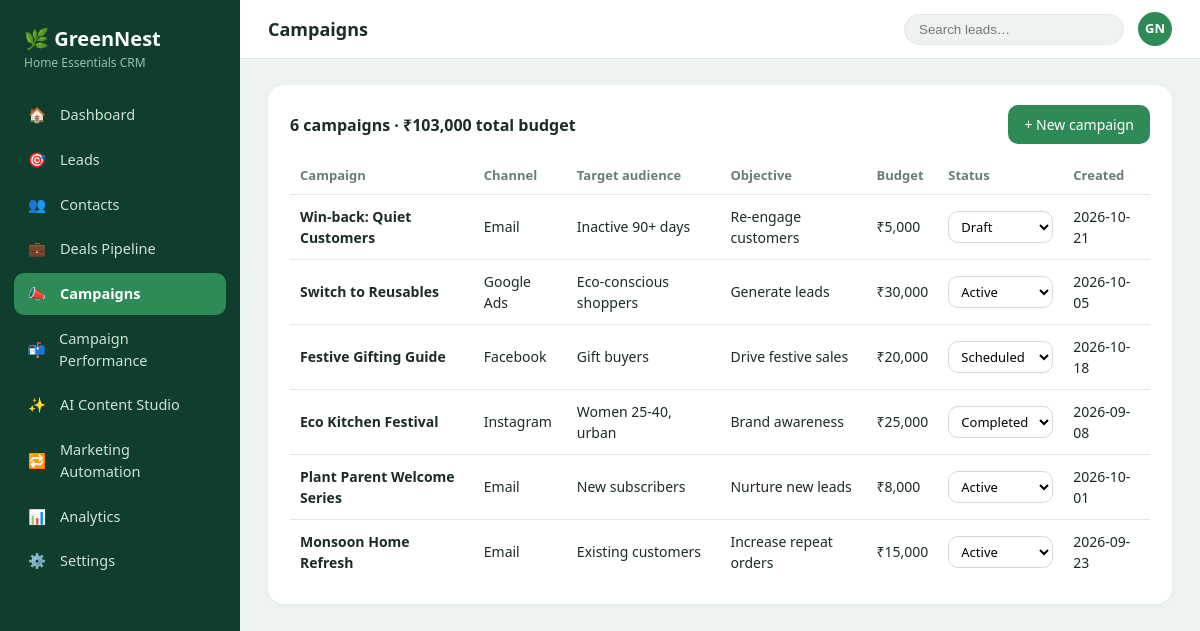
Page /campaigns on the committed database.
### tables this page shows
CREATE TABLE campaigns(
        id INTEGER PRIMARY KEY AUTOINCREMENT, name TEXT NOT NULL, channel TEXT, target_audience TEXT,
        objective TEXT, status TEXT DEFAULT 'Draft', budget REAL DEFAULT 0, created_at TEXT);

### app.py (the view)
@app.route("/campaigns")
def campaigns():
    data = rows("SELECT * FROM campaigns ORDER BY id DESC")
    return render_template("campaigns.html", title="Campaigns", campaigns=data,
                           total_budget=sum(c["budget"] for c in data))

### app.py (called while the page is built)
def get_db():
    if "db" not in g:
        g.db = sqlite3.connect(DB_PATH)
        g.db.row_factory = sqlite3.Row
    return g.db

def rows(sql, args=()):
    return get_db().execute(sql, args).fetchall()

@app.context_processor
def inject_globals():
    return {"NAV": NAV, "STATUSES": STATUSES, "SOURCES": SOURCES, "PRODUCTS": PRODUCTS,
            "CHANNELS": CHANNELS, "CAMPAIGN_STATUSES": CAMPAIGN_STATUSES}

### templates/campaigns.html
{% extends "base.html" %}
{% block body %}
<div class="panel"><div class="panel-head"><h2>{{ campaigns|length }} campaigns · ₹{{ '{:,.0f}'.format(total_budget) }} total budget</h2><a class="btn" href="{{ url_for('campaign_add') }}">+ New campaign</a></div>
<div class="table-wrap"><table><tr><th>Campaign</th><th>Channel</th><th>Target audience</th><th>Objective</th><th>Budget</th><th>Status</th><th>Created</th></tr>
{% for c in campaigns %}<tr><td><b>{{ c.name }}</b></td><td>{{ c.channel }}</td><td>{{ c.target_audience }}</td><td>{{ c.objective }}</td><td>₹{{ '{:,.0f}'.format(c.budget) }}</td>
<td><form method="post" action="{{ url_for('campaign_status', cid=c.id) }}"><select name="status" aria-label="Status for {{ c.name }}" onchange="this.form.submit()">{% for s in CAMPAIGN_STATUSES %}<option {{ 'selected' if s==c.status }}>{{ s }}</option>{% endfor %}</select><noscript><button class="btn ghost">Save</button></noscript></form></td><td>{{ c.created_at }}</td></tr>{% endfor %}</table></div></div>
{% endblock %}

### static/style.css (style rules this page uses)
:root { --side:#0f3d2e;--side2:#16513c;--bg:#eef3ef;--panel:#fff;--green:#2e8b57;--green-d:#1f6b42;--green-l:#e3f1e8; --text:#1d2b24;--muted:#6b7c73;--line:#e1e9e3;--red:#c0392b;--amber:#c98a0b;--blue:#2f6fa3 }
* { box-sizing:border-box }
body { margin:0;font-family:"Segoe UI",system-ui,sans-serif;background:var(--bg);color:var(--text);font-size:15px;line-height:1.5 }
a { color:var(--green-d);text-decoration:none }
.panel { background:var(--panel);border-radius:16px;padding:20px 22px;margin-bottom:20px;box-shadow:0 1px 3px rgba(15,61,46,.06) }
.panel h2 { font-size:16px;margin:0 0 14px }
.panel-head { display:flex;justify-content:space-between;align-items:center;gap:10px;flex-wrap:wrap;margin-bottom:14px }
.panel-head h2 { margin:0 }
.btn { display:inline-block;background:var(--green);color:#fff;border:0;border-radius:10px;padding:9px 16px;font-size:14px;cursor:pointer;font-family:inherit }
table { width:100%;border-collapse:collapse;font-size:14px }
th { text-align:left;color:var(--muted);font-weight:600;font-size:13px;padding:8px 10px;border-bottom:1px solid var(--line) }
td { padding:11px 10px;border-bottom:1px solid var(--line);vertical-align:middle }
tr:last-child td { border-bottom:0 }
.table-wrap { overflow-x:auto }
select,input[type=text],input[type=email],input[type=number],textarea { font:inherit;padding:9px 12px;border:1px solid #cfdcd3;border-radius:10px;background:#fff;width:100% }
td select { width:auto;padding:5px 8px;font-size:13px }

### rows in the picture
campaigns: name "Win-back: Quiet Customers", channel "Email", target_audience "Inactive 90+ days", objective "Re-engage customers", budget "5,000", status "Draft", created_at "2026-10-21"
campaigns: name "Switch to Reusables", channel "Google Ads", target_audience "Eco-conscious shoppers", objective "Generate leads", budget "30,000", status "Active", created_at "2026-10-05"
campaigns: name "Festive Gifting Guide", channel "Facebook", target_audience "Gift buyers", objective "Drive festive sales", budget "20,000", status "Scheduled", created_at "2026-10-18"
campaigns: name "Eco Kitchen Festival", channel "Instagram", target_audience "Women 25-40, urban", objective "Brand awareness", budget "25,000", status "Completed", created_at "2026-09-08"
campaigns: name "Plant Parent Welcome Series", channel "Email", target_audience "New subscribers", objective "Nurture new leads", budget "8,000", status "Active", created_at "2026-10-01"
campaigns: name "Monsoon Home Refresh", channel "Email", target_audience "Existing customers", objective "Increase repeat orders", budget "15,000", status "Active", created_at "2026-09-23"

### other values in the picture
{{ icon }} "🏠" "🎯" "👥" "💼" "📣" "📬" "✨" "🔁" "📊" "⚙️"
{{ label }} "Dashboard" "Leads" "Contacts" "Deals Pipeline" "Campaigns" "Campaign Performance" "AI Content Studio" "Marketing Automation" "Analytics" "Settings"
{{ title }} "Campaigns"
{{ campaigns|length }} "6"
{{ '{:,.0f}'.format(total_budget) }} "103,000"
